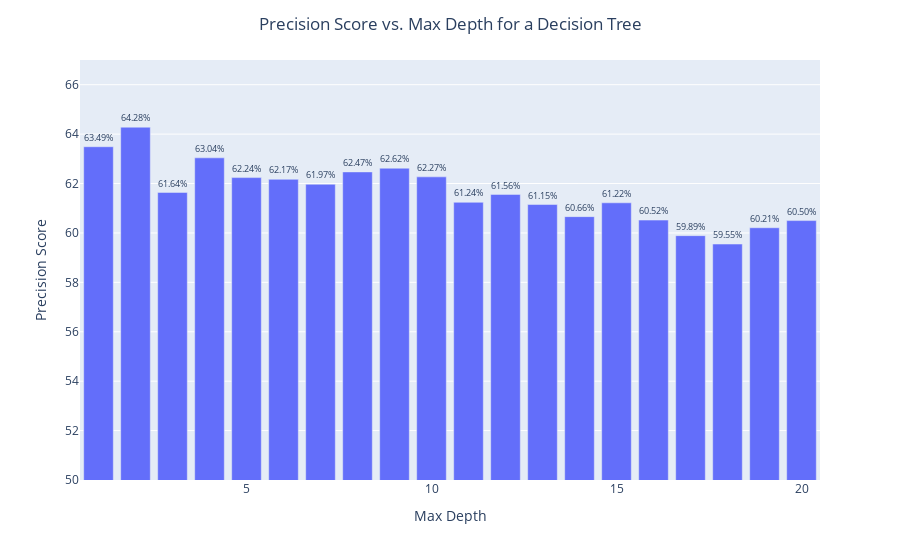

Notebook source saved alongside this figure:
### Code cell
# Convert the dictionary to a DataFrame
df = pd.DataFrame(list(precision_by_depth.items()), columns=['max_depth', 'precision_score'])
df.loc[:,'precision_score'] = df.precision_score*100.0 # need for % visualisation

# Create the bar chart using Plotly Express
fig = px.bar(df,
             x='max_depth',
             y='precision_score',
            #  title='Precision Score vs. Max Depth for a Decision Tree',
             labels={'max_depth': 'Max Depth', 'precision_score': 'Precision Score'},
             range_y=[50, 67],
             text='precision_score')

# Update the text format to display as percentages
fig.update_traces(texttemplate='%{text:.2f}%', textposition='outside')

# Center the title
fig.update_layout(title={'text': 'Precision Score vs. Max Depth for a Decision Tree', 'x': 0.5, 'xanchor': 'center'})


# Show the figure
fig.show()

### Figure 1 — Plotly figure (JSON) as saved in the notebook; plotly's stock layout.template omitted (floating-point values rounded to 4 significant figures)
{"data": [{"hovertemplate": "Max Depth=%{x}<br>Precision Score=%{text}<extra></extra>", "legendgroup": "", "marker": {"color": "#636efa", "pattern": {"shape": ""}}, "name": "", "orientation": "v", "showlegend": false, "text": [63.49, 64.28, 61.64, 63.04, 62.24, 62.17, 61.97, 62.47, 62.62, 62.27, 61.24, 61.56, 61.15, 60.66, 61.22, 60.52, 59.89, 59.55, 60.21, 60.5], "textposition": "outside", "texttemplate": "%{text:.2f}%", "type": "bar", "x": [1, 2, 3, 4, 5, 6, 7, 8, 9, 10, 11, 12, 13, 14, 15, 16, 17, 18, 19, 20], "xaxis": "x", "y": [63.49, 64.28, 61.64, 63.04, 62.24, 62.17, 61.97, 62.47, 62.62, 62.27, 61.24, 61.56, 61.15, 60.66, 61.22, 60.52, 59.89, 59.55, 60.21, 60.5], "yaxis": "y"}], "layout": {"barmode": "relative", "legend": {"tracegroupgap": 0}, "margin": {"t": 60}, "title": {"text": "Precision Score vs. Max Depth for a Decision Tree", "x": 0.5, "xanchor": "center"}, "xaxis": {"anchor": "y", "domain": [0, 1], "title": {"text": "Max Depth"}}, "yaxis": {"anchor": "x", "domain": [0, 1], "range": [50, 67], "title": {"text": "Precision Score"}}}}
